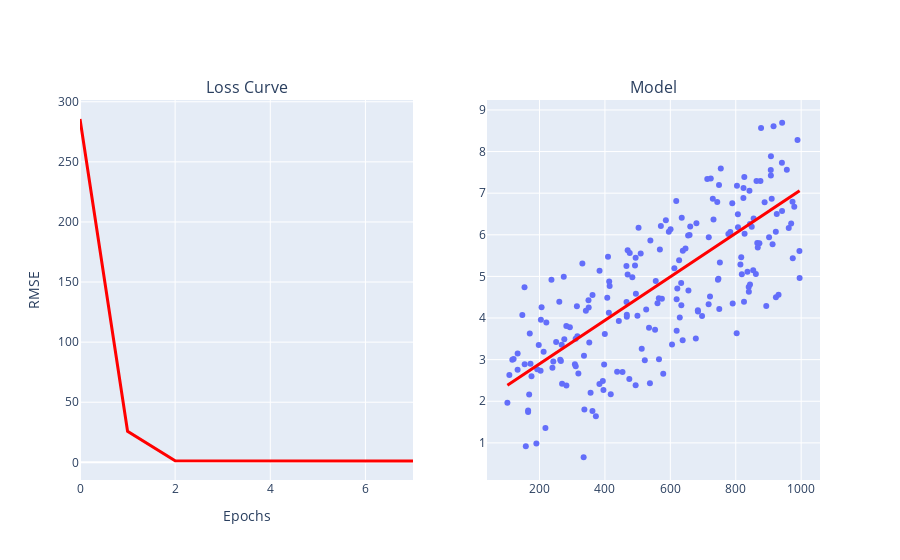

Source (notebook cell):
### Code cell
#Running the experiment to make the actual model

#Setting hyperparameters for the model
learning_rate = 0.0001
epochs = 8
batch_size = 128

#Setting the parameters of the model
features = ["Rainfall_mm"]
label = "Yield_tons_per_hectare"
# training_df = training_df[["Rainfall_mm", "Yield_tons_per_hectare"]]

model1 = run_expt(df=training_df, feature_names=features, label_name=label, learning_rate=learning_rate, epochs=epochs, batch_size=batch_size)
print("Experiment run successfully")

### Figure 1 — Plotly figure (JSON) as saved in the notebook; plotly's stock layout.template omitted (floating-point values rounded to 4 significant figures; data arrays with more than 128 entries replaced by an {"elided": "..."} marker saying what was removed)
{"data": [{"hovertemplate": "Rainfall_mm=%{x}<br>Yield_tons_per_hectare=%{y}<extra></extra>", "legendgroup": "", "marker": {"color": "#636efa", "symbol": "circle"}, "mode": "markers", "name": "", "orientation": "v", "showlegend": false, "type": "scatter", "x": {"elided": "200 float values"}, "xaxis": "x2", "y": {"elided": "200 float values"}, "yaxis": "y2"}, {"hovertemplate": "Rainfall_mm=%{x}<br>yield_predicted=%{y}<extra></extra>", "legendgroup": "", "line": {"color": "#ff0000", "dash": "solid", "width": 3}, "marker": {"symbol": "circle"}, "mode": "lines", "name": "", "orientation": "v", "showlegend": false, "type": "scatter", "x": {"elided": "200 float values"}, "xaxis": "x2", "y": {"elided": "200 float values"}, "yaxis": "y2"}, {"hovertemplate": "x=%{x}<br>y=%{y}<extra></extra>", "legendgroup": "", "line": {"color": "#ff0000", "dash": "solid", "width": 3}, "marker": {"symbol": "circle"}, "mode": "lines", "name": "", "orientation": "v", "showlegend": false, "type": "scatter", "x": [0, 1, 2, 3, 4, 5, 6, 7], "xaxis": "x", "y": [285.7, 25.82, 1.377, 1.252, 1.163, 1.116, 1.1, 1.096], "yaxis": "y"}], "layout": {"annotations": [{"font": {"size": 16}, "showarrow": false, "text": "Loss Curve", "x": 0.225, "xanchor": "center", "xref": "paper", "y": 1, "yanchor": "bottom", "yref": "paper"}, {"font": {"size": 16}, "showarrow": false, "text": "Model", "x": 0.775, "xanchor": "center", "xref": "paper", "y": 1, "yanchor": "bottom", "yref": "paper"}], "xaxis": {"anchor": "y", "domain": [0, 0.45], "title": {"text": "Epochs"}}, "xaxis2": {"anchor": "y2", "domain": [0.55, 1]}, "yaxis": {"anchor": "x", "domain": [0, 1], "title": {"text": "RMSE"}}, "yaxis2": {"anchor": "x2", "domain": [0, 1]}}}
